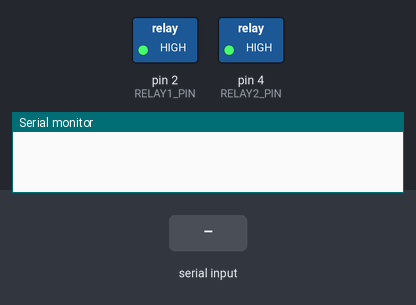
Simulated run of this sketch. Board: Arduino Uno, built with avr-gcc and run on an emulated ATmega328P. On the bench: switched loads named in the sketch (green lamp = pin HIGH), the last lines printed to the serial monitor. The test bench sets the inputs (shaded band).

Above: at 1.2 s.
1.3 s: "ON1" received over Serial
At 3.3 s:
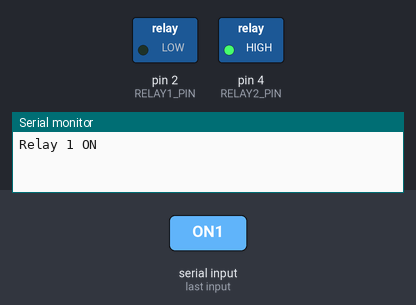
3.8 s: "ON2" received over Serial
At 5.1 s:
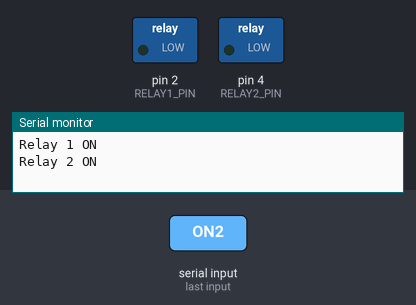
6.3 s: "OFF1" received over Serial
At 8.3 s:
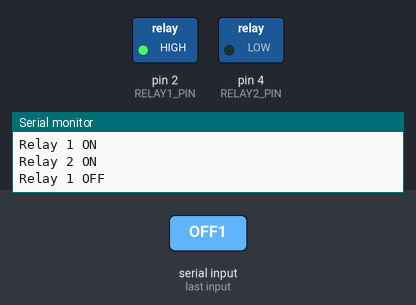
8.8 s: "OFF2" received over Serial
At 10.2 s:
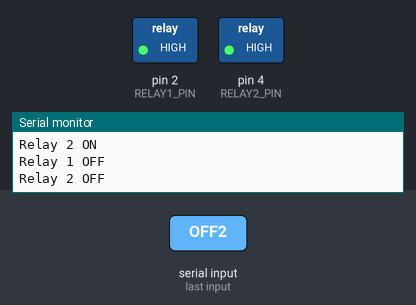
Timing chart, 0 to 11.8 s (numbered marks = the images above; inputs shaded):
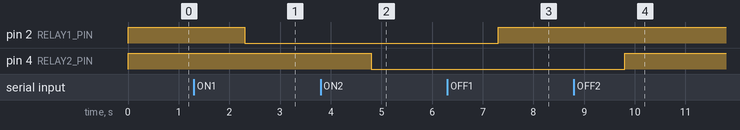

Measured:
- after the input at 1.3 s, pin 2 (RELAY1_PIN): HIGH → LOW after 1.0 s
- after the input at 3.8 s, pin 4 (RELAY2_PIN): HIGH → LOW after 1.0 s
- after the input at 6.3 s, pin 2 (RELAY1_PIN): LOW → HIGH after 1.0 s
- after the input at 8.8 s, pin 4 (RELAY2_PIN): LOW → HIGH after 1.0 s

The sketch:

RelayControl_bluetooth.ino
```cpp
const int RELAY1_PIN = 2;  // Pin number for RELAY 1
const int RELAY2_PIN = 4;  // Pin number for RELAY 3

void setup() {
  Serial.begin(9600);

  pinMode(RELAY1_PIN, OUTPUT);
  pinMode(RELAY2_PIN, OUTPUT);

  digitalWrite(RELAY1_PIN, HIGH);  // Ensure relay is OFF initially
  digitalWrite(RELAY2_PIN, HIGH);
}

void loop() {
  if (Serial.available()) {
    String command = Serial.readString();
    command.trim();  // Remove newline characters

    if (command == "ON1") {
      digitalWrite(RELAY1_PIN, LOW);  // Turn on relay (if Active LOW)
      Serial.println("Relay 1 ON");
    } else if (command == "OFF1") {
      digitalWrite(RELAY1_PIN, HIGH); // Turn off relay
      Serial.println("Relay 1 OFF");
    } else if (command == "ON2") {
      digitalWrite(RELAY2_PIN, LOW);
      Serial.println("Relay 2 ON");
    } else if (command == "OFF2") {
      digitalWrite(RELAY2_PIN, HIGH);
      Serial.println("Relay 2 OFF");
    } else {
      Serial.println("Invalid Command!");
    }
  }
}
```
